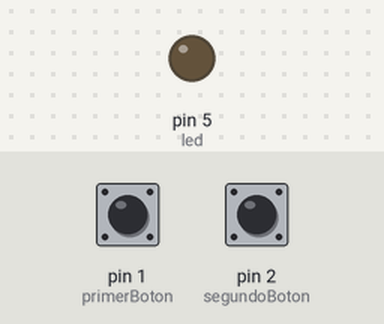
Simulated run of this sketch. Board: Arduino Uno, built with avr-gcc and run on an emulated ATmega328P. On the bench: output pins drawn as LEDs (lit = HIGH). The inputs (shaded band) are chosen by the test bench; at power-on: pin 1 (primerBoton) LOW, pin 2 (segundoBoton) LOW.

Above: at 1.2 s.
1.3 s: pin 1 (primerBoton) pulled HIGH for 0.15 s
At 1.37 s:
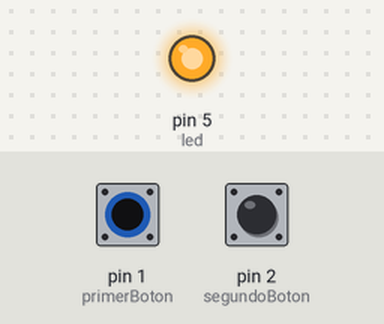
2.9 s: pin 1 (primerBoton) pulled HIGH for 3.2 s
At 7.3 s:
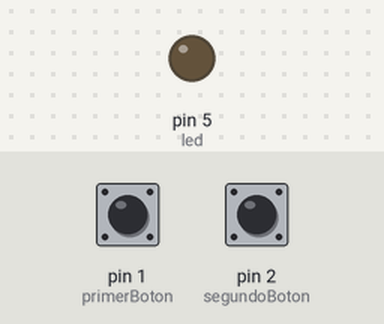
7.6 s: pin 2 (segundoBoton) pulled HIGH for 3.2 s
At 8.6 s:
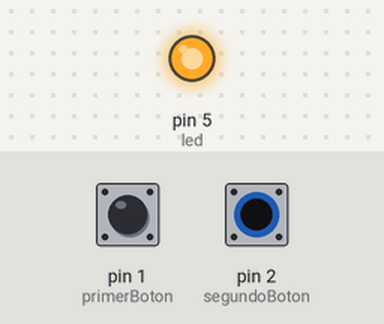
Timing chart, 0 to 12.3 s (numbered marks = the images above; inputs shaded):
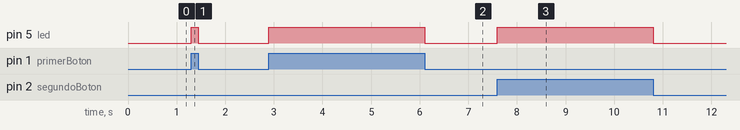

The sketch:

Elevador_Neumatico.ino
```cpp
// Arquitectura de Computadoras II
// Author: Jonathan Rai Samines Solares
// Carnet: 6590-13-3813
// Elevador Neumatico
// Al presionar cualquiera de dos accionadores disponibles el motor del elevador se acciona
// si ambos botones están presionados se apaga por seguridad

const int primerBoton = 1;
const int segundoBoton = 2;
const int led = 5;

void setup() {
  pinMode(primerBoton, INPUT); // se configura el primer boton como entrada
  pinMode(segundoBoton, INPUT); // se configura el segundo boton como entrada
  pinMode(led, OUTPUT); // se configura el led como salida
}

void loop() {
  bool estaPrimerBotonPresionado = (bool) digitalRead(primerBoton); // es verdadero si el primer boton está encendido
  bool estaSegundoBotonPresionado = (bool) digitalRead(segundoBoton); // es verdadero si el segundo boton está encendido
  bool estaUnBotonPresionado = estaPrimerBotonPresionado || estaSegundoBotonPresionado; // es verdadero si cualquiera de los botones está encendido
  bool estanAmbosBotonesPresionados = estaPrimerBotonPresionado && estaSegundoBotonPresionado; // es verdadero si ambos botones están encendidos

  // encendemos el LED si cualquiera de los botones está encendido, pero no si ambos están encendidos
  digitalWrite(led, estaUnBotonPresionado && !estanAmbosBotonesPresionados);
}
```

Measured:
- after the input at 1.3 s, pin 5 (led): LOW → HIGH at once, → LOW 0.15 s later
- after the input at 2.9 s, pin 5 (led): LOW → HIGH at once, → LOW 3.2 s later
- after the input at 7.6 s, pin 5 (led): LOW → HIGH at once, → LOW 3.2 s later
